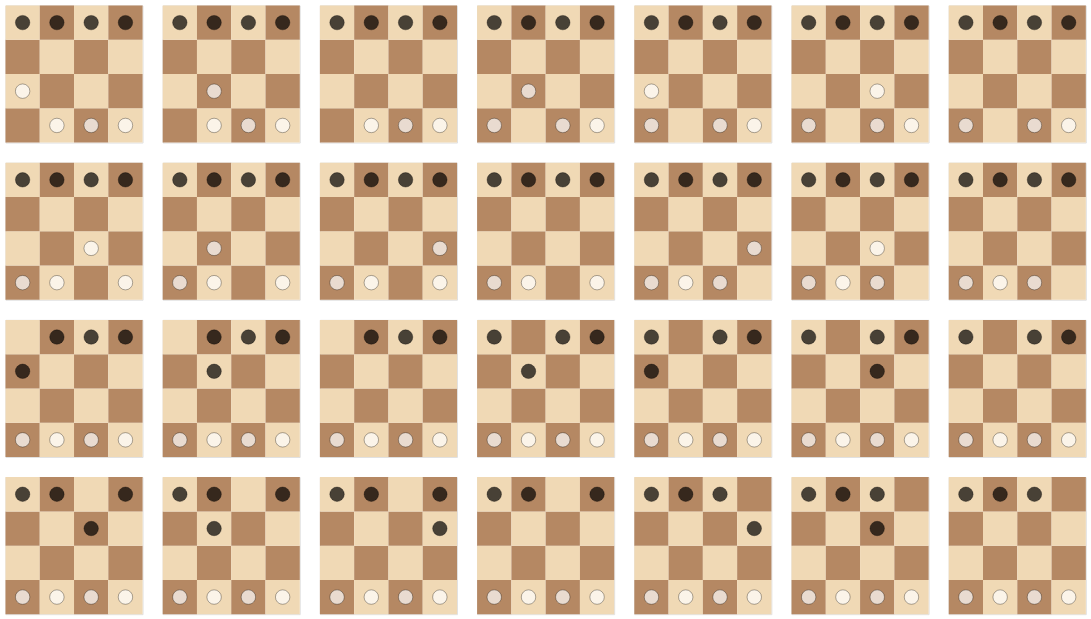

Notebook code for this chart:
### Code cell
def multiple_positions_chart(poses: list[Position], *, width: int | None = None) -> alt.VConcatChart:
    pos_charts = [position_chart(p) for p in poses]
    if width is None:
        width = int(np.sqrt(len(pos_charts)))
    return alt.vconcat(
        *(
            alt.hconcat(*pos_charts[n : (n + width)])
            for n in range(0, len(pos_charts), width)
        )
    )

multiple_positions_chart([p for _, _, p in accessible_positions(init_position())], width=7)
